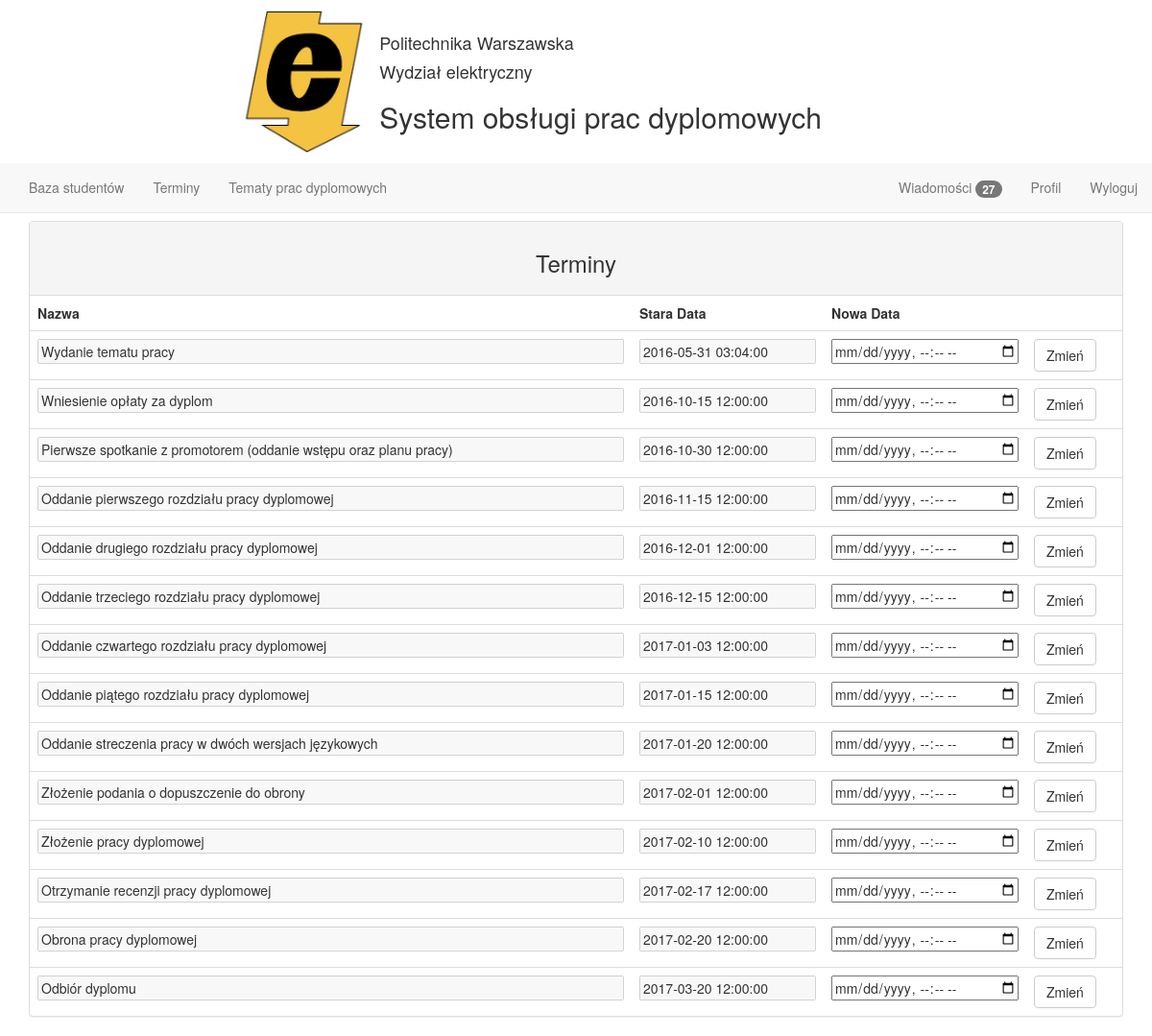
/terms (signed in), run on an earlier commit of the app's database.
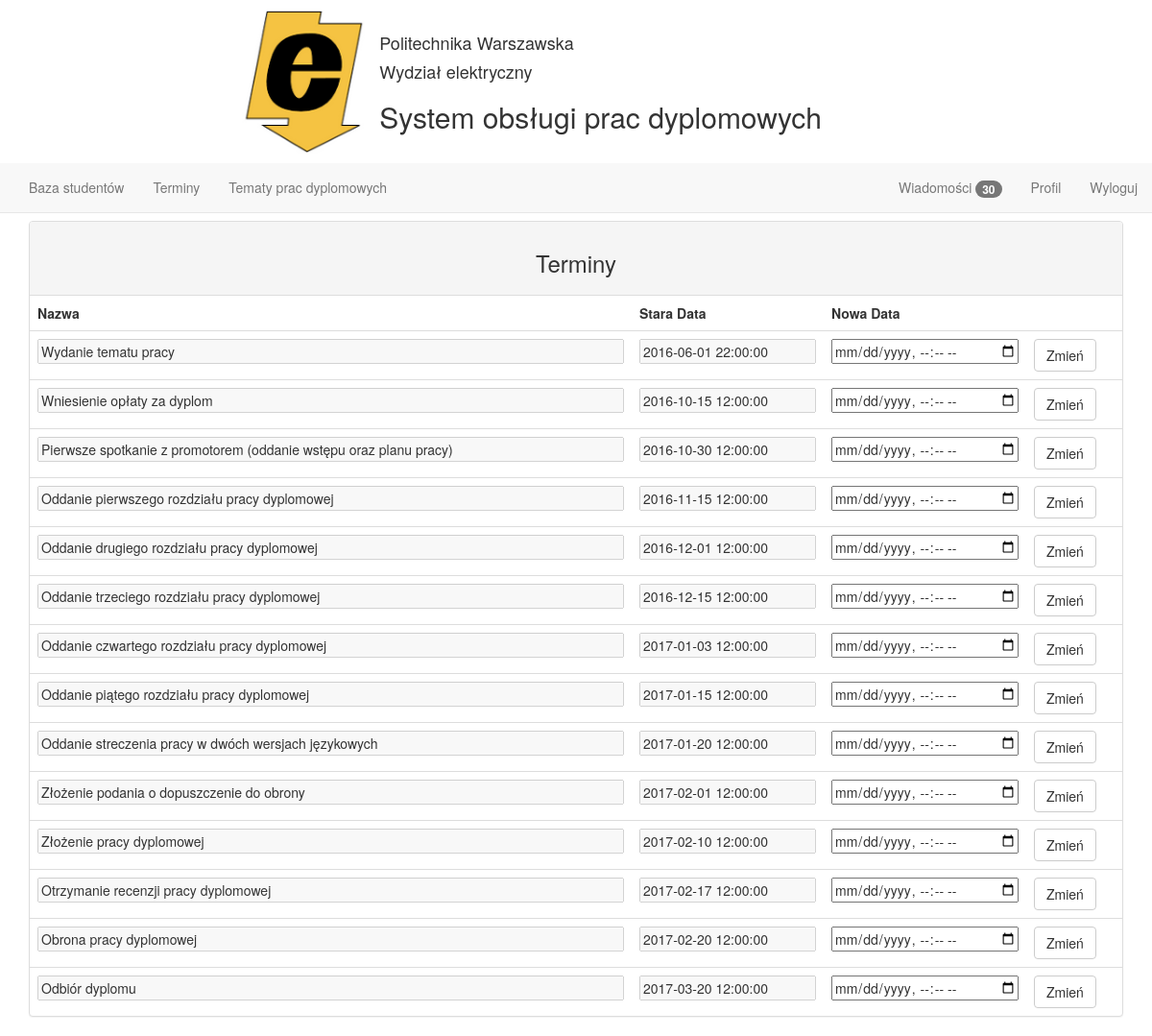
And on a later commit of the database.
### tables this page shows
CREATE TABLE termin(
  id_terminu INTEGER PRIMARY KEY AUTOINCREMENT ,
  nazwa TEXT NOT NULL,
  data TEXT NOT NULL
);

### main.py (the view)
@app.route('/terms', methods=['GET'])
def terms():
    cur = g.db.execute('SELECT nazwa, data, id_terminu FROM termin')
    terms = [dict(nazwa=row[0], data=row[1], id=row[2]) for row in cur.fetchall()]
    return render_template('lecturer_terms.html', terms=terms)

### main.py (called while the page is built)
@app.context_processor
def message_count_lecturer():
    cur = g.db.execute('select count(*) from wiadomosc where czy_przeczytane = 0 and id_wykladowca = ?', [session['id']])
    return dict(count=cur.fetchall()[0])

@app.context_processor
def message_count_student():
    cur = g.db.execute('select count(*) from wiadomosc where czy_przeczytane = 0 and id_student = ?', [session['id']])
    return dict(count_student=cur.fetchall()[0])

def connect_db():
    return sqlite3.connect(app.config['DATABASE'])

@app.before_request
def before_request():
    g.db = connect_db()

@app.teardown_request
def teardown_request(exception):
    db = getattr(g, 'db', None)
    if db is not None:
        db.close()

### templates/lecturer_terms.html (shortened to what this page needs)
{% extends "lecturer_layout.html" %} {% block main %}
    <div class="panel panel-default">
        <div class="panel-heading text-center"><h3>Terminy</h3></div>
        <table class="table">
            <thead>
            <tr>
                <td>Nazwa</td>
                <td>Stara Data</td>
                <td>Nowa Data</td>
            </tr>
            </thead>
            <tbody>
            {% for term in terms %}
                <tr>
                    <form action='change_term' method="post">
                        <td><input type="text" disabled="disabled" value="{{ term.nazwa }}"/></td>
                        <td width="200px"><input type="text" disabled="disabled" value="{{ term.data }}"/></td>
                        <td width="200px"><input name="datetime" type="datetime-local"/></td>
                        <td width="100px"><button type="submit" class="btn btn-default">Zmień</button></td>
                    </form>
                </tr>
            {% endfor %}
            </tbody>
        </table>
    </div>
{% endblock %}

What changed in the data, as far as the page shows it:
changed termin "Wydanie tematu pracy": data "2016-05-31 03:04:00" → "2016-06-01 22:00:00"
Also different on the page:
{{ count[0] }}: "27" → "30"
